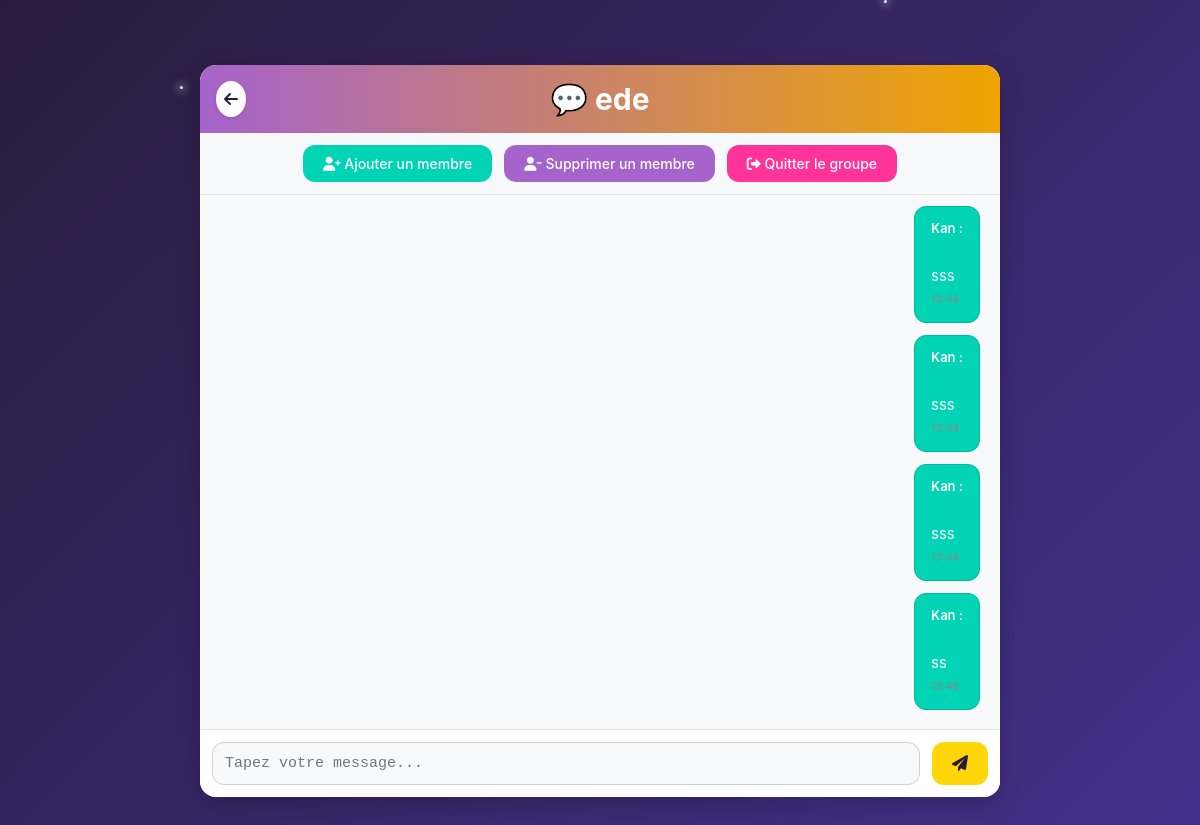
Screenshot of /pages/message_groupe.php?groupe_id=41 (signed in) with the database file from the repository.
### tables this page shows
CREATE TABLE `groupe` (
  `id` int NOT NULL,
  `nom` varchar(255) NOT NULL,
  `createur_id` int NOT NULL,
  `date_creation` datetime DEFAULT CURRENT_TIMESTAMP
);

CREATE TABLE `messages_groupe` (
  `id` int NOT NULL,
  `groupe_id` int NOT NULL,
  `expediteur_id` int NOT NULL,
  `message` text NOT NULL,
  `audio_path` varchar(255) DEFAULT NULL,
  `date_envoi` datetime DEFAULT CURRENT_TIMESTAMP
);

CREATE TABLE `Utilisateurs` (
  `id` int NOT NULL,
  `nom` varchar(100) NOT NULL,
  `prenom` varchar(100) NOT NULL,
  `email` varchar(100) NOT NULL,
  `mot_de_passe` varchar(255) NOT NULL,
  `date_naissance` date DEFAULT NULL,
  `genre` enum('Homme','Femme','Non précisé') DEFAULT NULL,
  `date_creation` timestamp NULL DEFAULT CURRENT_TIMESTAMP
);

### pages/message_groupe.php (the view, shortened to what this page needs)
<?php
include __DIR__ . '/../config/database.php';
$user_id = $_SESSION['user_id'];
$groupe_id = $_GET['groupe_id'] ?? null;
$sql_groupe = "SELECT nom FROM groupe WHERE id = ?";
$stmt_groupe = $pdo->prepare($sql_groupe);
$stmt_groupe->execute([$groupe_id]);
$groupe_nom = $stmt_groupe->fetchColumn();
$sql_messages = "SELECT m.message, m.date_envoi, u.nom AS expediteur_nom, m.expediteur_id
                 FROM messages_groupe m
                 JOIN utilisateurs u ON m.expediteur_id = u.id
                 WHERE m.groupe_id = ?
                 ORDER BY m.date_envoi ASC";
$stmt_messages = $pdo->prepare($sql_messages);
$stmt_messages->execute([$groupe_id]);
$messages = $stmt_messages->fetchAll(PDO::FETCH_ASSOC);
?>
<!DOCTYPE html>
<html lang="fr">
<head>
    <link rel="stylesheet" href="https://cdnjs.cloudflare.com/ajax/libs/font-awesome/6.0.0-beta3/css/all.min.css">
</head>
<body>
    <div class="star" style="top: 10%; left: 15%; animation-duration: 1.5s;"></div>
    <div class="chat-container">
        <div class="chat-header">
            <a href="mes_groupes.php" class="back-btn"><i class="fas fa-arrow-left"></i></a>
            <h2>💬 <?= htmlspecialchars($groupe_nom) ?></h2>
        </div>
        <div class="chat-actions">
            <a href="ajout_contact_groupe.php?groupe_id=<?= $groupe_id ?>" class="action-btn add-btn">
                <i class="fas fa-user-plus"></i> Ajouter un membre
            </a>
            <a href="supprimer_membre.php?groupe_id=<?= $groupe_id ?>" class="action-btn remove-btn">
                <i class="fas fa-user-minus"></i> Supprimer un membre
            </a>
            <a href="quitter_groupe.php?groupe_id=<?= $groupe_id ?>" class="action-btn quit-btn">
                <i class="fas fa-sign-out-alt"></i> Quitter le groupe
            </a>
        </div>
        <div class="chat-box">
            <?php if (empty($messages)): ?>
                <p class="no-messages">🎤 Lancez la conversation !</p>
            <?php else: ?>
                <?php foreach ($messages as $message): ?>
                    <div class="message <?= $message['expediteur_id'] == $user_id ? 'sent' : 'received' ?>">
                        <strong><?= htmlspecialchars($message['expediteur_nom']) ?> :</strong><br>
                        <?= nl2br(htmlspecialchars($message['message'])) ?><br>
                        <small class="message-time"><?= date('H:i', strtotime($message['date_envoi'])) ?></small>
                    </div>
                <?php endforeach; ?>
            <?php endif; ?>
        </div>
        <form class="chat-footer" method="POST">
            <textarea name="message" placeholder="Tapez votre message..." rows="1" required></textarea>
            <button type="submit"><i class="fas fa-paper-plane"></i></button>
        </form>
    </div>
</body>
</html>

### pages/message_groupe.php (style rules this page uses)
body { font-family: -apple-system, BlinkMacSystemFont, 'Segoe UI', Roboto, Oxygen, Ubuntu, Cantarell, 'Open Sans', 'Helvetica Neue', sans-serif; background: linear-gradient(135deg, #2a1b3d 0%, #44318d 100%); margin: 0; padding: 0; min-height: 100vh; display: flex; justify-content: center; align-items: center; overflow: hidden; position: relative; }
.star { position: absolute; width: 3px; height: 3px; background: linear-gradient(90deg, #ffffff, #a3e4ff); border-radius: 50%; box-shadow: 0 0 8px 2px rgba(255, 255, 255, 0.5); animation: starFlow linear infinite; }
.chat-container { width: 90%; max-width: 800px; height: 85vh; background: rgba(255, 255, 255, 0.95); border-radius: 16px; box-shadow: 0 8px 24px rgba(0, 0, 0, 0.2); display: flex; flex-direction: column; position: relative; z-index: 1; overflow: hidden; }
.chat-header { background: linear-gradient(90deg, #a663cc, #f0a500); color: #fff; padding: 16px; text-align: center; font-size: 20px; font-weight: 600; border-radius: 16px 16px 0 0; position: relative; }
.chat-header h2 { margin: 0; font-size: 1.5em; }
.chat-box { flex: 1; padding: 20px; overflow-y: auto; background: #f8f9fb; display: flex; flex-direction: column; gap: 12px; }
.message { max-width: 70%; padding: 12px 16px; border-radius: 12px; font-size: 15px; line-height: 1.5; position: relative; }
.sent { align-self: flex-end; background: #00d4b4; color: #fff; border: 1px solid #00b89c; }
.message strong { font-size: 13px; font-weight: 600; display: block; margin-bottom: 4px; }
.message-time { font-size: 11px; color: #888; margin-top: 6px; text-align: right; }
.chat-footer { display: flex; padding: 12px; background: #ffffff; border-top: 1px solid #e0e0e0; }
.chat-footer textarea { flex: 1; padding: 12px; border: 1px solid #d0d0d0; border-radius: 12px; background: #f8f9fb; color: #333; font-size: 15px; resize: none; outline: none; transition: border-color 0.2s ease; }
.chat-footer button { margin-left: 12px; padding: 12px 20px; background: #ffd60a; color: #2a1b3d; border: none; border-radius: 12px; font-size: 16px; cursor: pointer; transition: background 0.2s ease, transform 0.2s ease; }
.chat-actions { padding: 12px; display: flex; justify-content: center; gap: 12px; background: #f8f9fb; border-bottom: 1px solid #e0e0e0; }
.action-btn { padding: 10px 20px; border-radius: 12px; text-decoration: none; font-size: 14px; font-weight: 500; transition: background 0.2s ease, transform 0.2s ease; border: none; }
.add-btn { background: #00d4b4; color: #fff; }
.remove-btn { background: #a663cc; color: #fff; }
.quit-btn { background: #ff3399; color: #fff; }
.back-btn { position: absolute; left: 16px; top: 50%; transform: translateY(-50%); padding: 8px; background: #ffffff; color: #2a1b3d; border-radius: 50%; text-decoration: none; font-size: 16px; transition: background 0.2s ease, transform 0.2s ease; box-shadow: 0 2px 4px rgba(0, 0, 0, 0.1); }

### rows the page displays
groupe: nom "ede"
messages_groupe: expediteur.nom "Kan", message "sss"
messages_groupe: expediteur.nom "Kan", message "sss"
messages_groupe: expediteur.nom "Kan", message "sss"
messages_groupe: expediteur.nom "Kan", message "ss"
